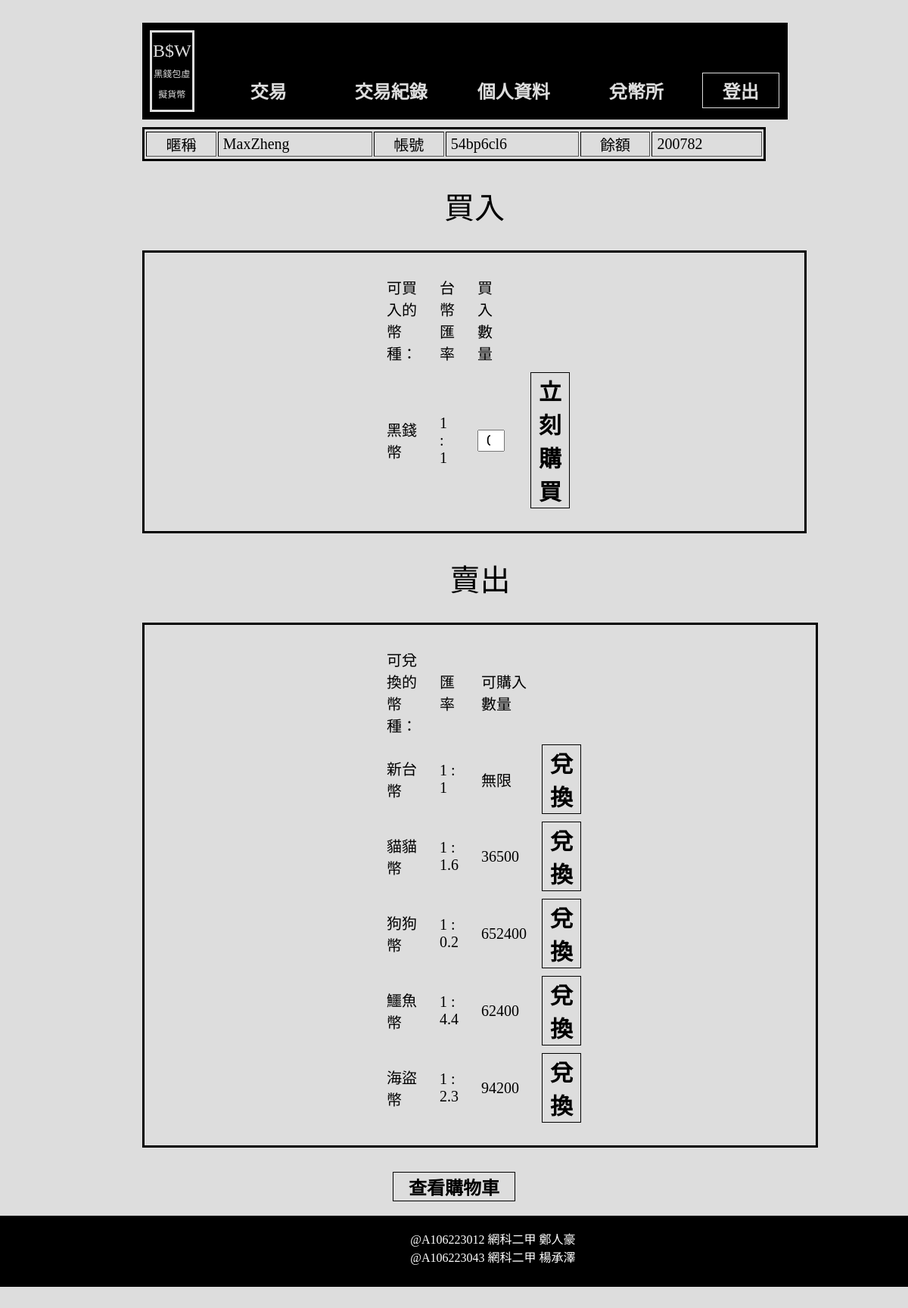
The app's page /transaction.php (signed in) with its own data.
### tables this page shows
CREATE TABLE `member` (
  `account` char(20) NOT NULL,
  `password` char(20) NOT NULL,
  `name` char(20) NOT NULL,
  `img` char(100) NOT NULL,
  `message` char(100) NOT NULL
);

CREATE TABLE `transaction` (
  `id` int(11) NOT NULL,
  `name` varchar(10) NOT NULL,
  `rate` double NOT NULL,
  `avaNum` int(11) NOT NULL,
  `description` varchar(200) NOT NULL
);

### library/func/getMoney.php (called while the page is built)
<?php
$money = 0;
$result = $db_link->query("SELECT * FROM record WHERE (pay = '$account' OR collect = '$account') AND cancel = 0 ");
while ($row = $result->fetch_array()) {
	if($row['pay'] == $account){
		$money -= $row['dollar'];
	}
	if ($row['collect'] == $account) {
		$money += $row['dollar'];
	}
}
?>

### transaction.php (the view, shortened to what this page needs)
<?php
	require_once("library/func/connMysql.php");
	$account = $_SESSION["account"];
	$result = $db_link->query("SELECT name FROM member WHERE account = '$account'");
	$row = $result->fetch_array();
	$name = $row[0];
	include("library/func/getMoney.php");
?>
<!DOCTYPE html>
<html>
<head>
	<link rel="stylesheet" type="text/css" href="library/css/wallet.css">
</head>
<body onload="unfade(document.getElementById('main'))">
	<?php include("library/func/getHeader.php"); ?>
	<table class="info" border="1">
		<tr>
			<td style="text-align: center;">暱稱</td>
			<td>&nbsp;<?php echo $name; ?></td>
			<td style="text-align: center;">帳號</td>
			<td>&nbsp;<?php echo $account; ?></td>
			<td style="text-align: center;">餘額</td>
			<td>&nbsp;<?php echo $money;?></td>
		</tr>
	</table>
	<div id="main">
		<form name="twdForm" method="post" action="">
			<table class="seleTable" border="0">
				<caption>買入</caption>
				<tr><td style="width: 150px;">可買入的幣種：</td><td>台幣匯率</td><td style="width: 100px;">買入數量</td></tr>
				<tr><td>黑錢幣</td><td>1 : 1</td><td><input type="number" name="bwd" value="0"></td><td style="width: 20px;"></td><td class="button" onclick="twdForm.submit();" style="width: 150px;">立刻購買</td></tr>
			</table>
		</form>
		<table class="seleTable" border="0">
			<caption>賣出</caption>
			<tr><td style="width: 200px;">可兌換的幣種：</td><td>匯率</td><td>可購入數量</td></tr>
			<?php
				$result = $db_link->query("SELECT * FROM transaction");
				while ($row = $result->fetch_array()) {
					?>
					<tr><td><?php echo $row["name"] ?></td><td>1 : <?php echo $row['rate'] ?></td>
						<td>
							<?php if ($row['avaNum'] == -1) {
								echo '無限';
							} else echo $row['avaNum']; ?>
						</td>
						<td class="button" onclick="location.href='buy.php?id=<?php echo $row['id'] ?>'">兌換</td></tr>
					<?php
				}
			?>
		</table>
		<table align="center" style="padding-top: 30px;margin-bottom: 200px;">
			<tr>
				<td class="button" style="padding-left: 20px;padding-right: 20px;" onclick="location.href='cartView.php'">查看購物車</td>
			</tr>
		</table>
	</div>
	<?php include("library/func/getBottom.php"); ?>
</body>
</html>

### library/func/getHeader.php
<table class="header" border="0">
	<tr>
		<td class="logo">
			B$W<br><font style="font-size: 12px;font-family: Microsoft JhengHei;">黑錢包虛擬貨幣</font>
		</td>
		<td style="width: 30%;"></td>
		<td align="center"><h2 class="mark" id='mark1' onclick="location.href='wallet.php'" style="width: 150px;" onmouseover="changeMark('mark1','>交易<')" onmouseout="changeMark('mark1','交易')">交易</h2></td>
		<td align="center"><h2 class="mark" id='mark2' onclick="location.href='record.php'" style="width: 150px;" onmouseover="changeMark('mark2','>交易紀錄<')" onmouseout="changeMark('mark2','交易紀錄')">交易紀錄</h2></td>
		<td align="center"><h2 class="mark" id='mark3' onclick="location.href='myAccount.php'" style="width: 150px;" onmouseover="changeMark('mark3','>個人資料<')" onmouseout="changeMark('mark3','個人資料')">個人資料</h2></td>
		<td align="center"><h2 class="mark" id='mark4' onclick="location.href='transaction.php'" style="width: 150px;" onmouseover="changeMark('mark4','>兌幣所<')" onmouseout="changeMark('mark4','兌幣所')">兌幣所</h2></td>
		<td align="center"><div id="Logout" class="button" onclick="location.href='Logout.php'" style="width: 100px; padding-top: 5px; padding-bottom: 5px; margin-top: 50px; color: #DDDDDD;">登出</div></td>
	</tr>
</table>

### library/func/getBottom.php
<table align="center" style="background-color: black; padding-top: 15px;padding-bottom: 25px; width: 100%; margin-top: 50px;position: fixed;top:87%;left:0px;">
	<tr>
		<td style="width: 45%;"></td>
		<td style="color: white;font-family: Microsoft JhengHei;">@A106223012  網科二甲  鄭人豪 <br> @A106223043  網科二甲  楊承澤</td>
	</tr>
</table>

### library/css/wallet.css (style rules this page uses)
body { background-color: #DDDDDD; padding-left: 15%; padding-right: 15%; margin-bottom: 0px; }
.logo { border-style: solid; border-width: 3px; width: 100px; height: 100px; text-align: center; font-size: 150%; color: #DDDDDD; }
.button { border-style: solid; border-width: 1px; text-align: center; font-size: 150%; font-family: Microsoft JhengHei; font-weight: bold; cursor: pointer; }
.header { margin-top: 30px; width: 100%; background-color: #000000; border-spacing: 10px; }
.mark { margin-top: 60px; margin-bottom: 10px; font-family: Microsoft JhengHei; cursor: pointer; width: 100px; text-align: center; color: #DDDDDD; }
.info { margin-top: 10px; width: 100%; font-size: 20px; padding-top: 1px; padding-bottom: 1px; border-style: solid; border-width: 3px; border-color: #000000; font-family: Microsoft JhengHei; }
.seleTable { padding-left: 300px; padding-right: 300px; padding-top: 20px; padding-bottom: 20px; margin-top: 30px; border-spacing: 10px; border-style: solid; border-width: 3px; border-color: #000000; width: 100%; font-family: Microsoft JhengHei; font-size: 20px; }
.seleTable td { padding-left: 10px; padding-right: 10px; }
.seleTable input { width: 100%; height: 100%; font-size: 20px; padding-left: 10px; }
.seleTable caption { margin-bottom: 30px; font-size: 40px; }

### records on screen
member: name "MaxZheng"
transaction: name "新台幣", rate "1", avaNum "無限"
transaction: name "貓貓幣", rate "1.6", avaNum "36500"
transaction: name "狗狗幣", rate "0.2", avaNum "652400"
transaction: name "鱷魚幣", rate "4.4", avaNum "62400"
transaction: name "海盜幣", rate "2.3", avaNum "94200"

### other values on screen
$account "54bp6cl6"
$money "200782"
